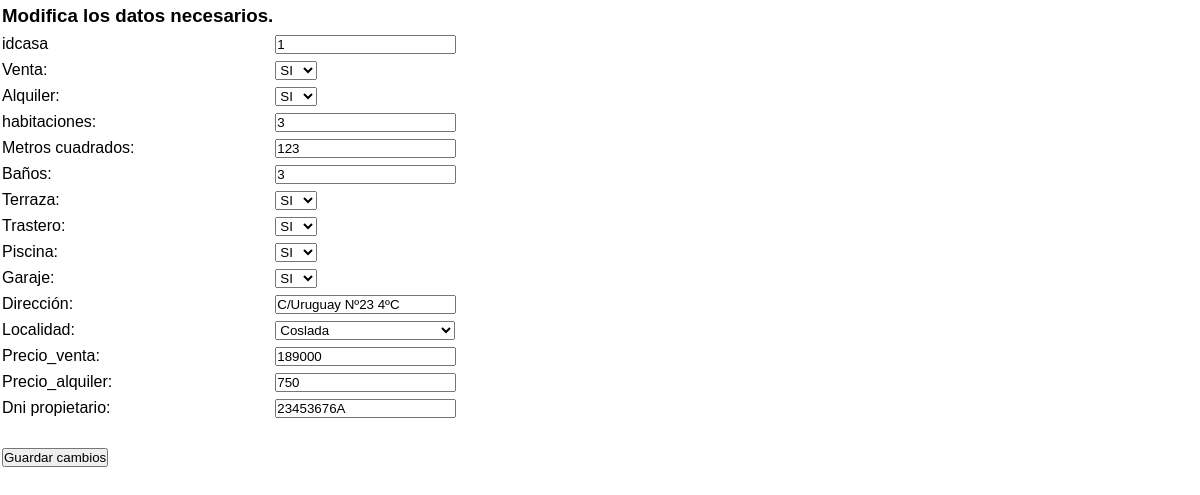
Page /inmuebles/modificar_inmueble.php?idcasa=1 on the earlier database version.
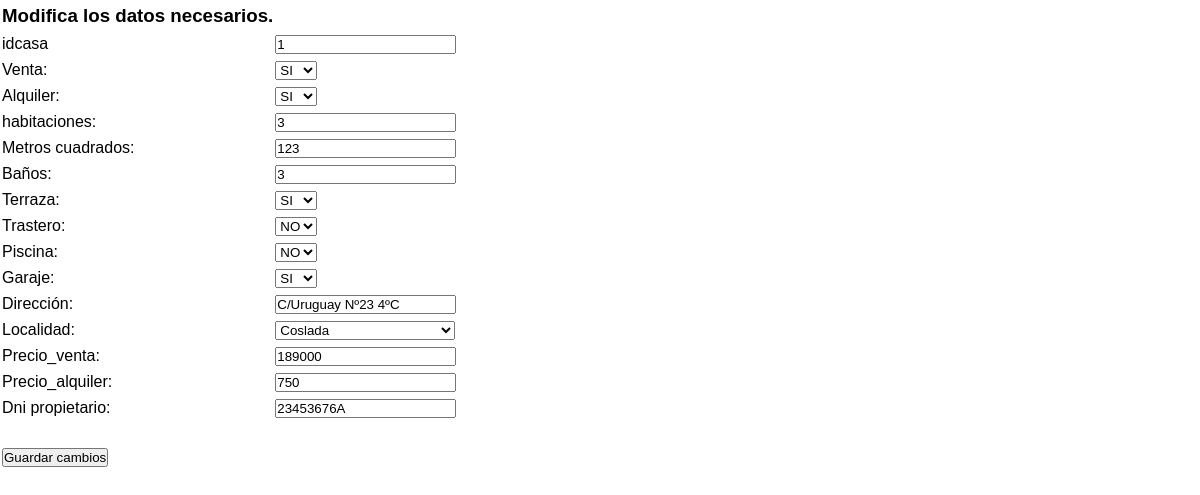
Same page on the later database version.
### tables this page shows
CREATE TABLE `inmuebles` (
  `idcasa` int(3) NOT NULL,
  `idlocalidad` int(3) NOT NULL,
  `dni_propietario` varchar(9) NOT NULL,
  `venta` char(1) NOT NULL,
  `alquiler` char(1) NOT NULL,
  `habitaciones` varchar(2) NOT NULL,
  `m2` varchar(4) NOT NULL,
  `banios` varchar(2) NOT NULL,
  `terraza` char(1) NOT NULL,
  `trastero` char(1) NOT NULL,
  `piscina` char(1) NOT NULL,
  `garaje` char(1) NOT NULL,
  `direccion` varchar(50) NOT NULL,
  `precio_venta` int(8) NOT NULL,
  `precio_alquiler` int(4) NOT NULL
);

### inmuebles/modificar_inmueble.php (the view, shortened to what this page needs)
<!DOCTYPE html PUBLIC "-//W3C//DTD XHTML 1.0 Transitional//EN" "http://www.w3.org/TR/xhtml1/DTD/xhtml1-transitional.dtd">
<html xmlns="http://www.w3.org/1999/xhtml">
<head>
<link rel=stylesheet href="style.css" type="text/css">
</head>
</html>
<?php
	$conexion = mysqli_connect('localhost','root','','inmobiliaria')
	or die('No se pudo conectar: ' . mysqli_error());
	$sql_inmueble = "select * from inmuebles where idcasa='".$_GET['idcasa']."'";
	$resp_sql = mysqli_query($conexion,$sql_inmueble);
	$i=0;
	while($datos=mysqli_fetch_row($resp_sql)){
		foreach($datos as $valor){
			$datos[$i]=$valor;
			$i++;
			if ($i==3){break;}
		}
		$inmueble=$datos;
	}
?>
<html>
<table cellpadding="6" >
	<form action="actualizar_inmueble.php" method="POST">
	<div class="flotados1">
		<table cellpadding="5">
			<tr>
			<td><h3>Modifica los datos necesarios.</h3></td>
			</tr>
			<tr>
				<td><label for="idcasa"> idcasa </label></td>
				<td><input type="text" id="idcasa" name="idcasa" value="<?php echo $inmueble[0] ?>" readonly/></td>
			</tr>
			<tr>
				<td><label for="venta"> Venta:  </label></td>
				<td><select name="venta">
<?php
if($inmueble[3]==0){
echo "<option value=0 selected>NO</option>";
echo "<option value=1 >SI</option>";
}
else{
 echo "<option value=1 selected>SI</option>";
 }
?>
			</tr>
						<tr>
				<td><label for="alquiler"> Alquiler:  </label></td>
				<td><select name="alquiler">
<?php
if($inmueble[4]==0){
echo "<option value=0 selected>NO</option>";
echo "<option value=1 >SI</option>";
}
else{
 echo "<option value=1 selected>SI</option>";
 }
?>
			</tr>
			<tr>
				<td><label for="habitaciones"> habitaciones: </label></td>
				<td><input type="text" id="habitaciones" placeholder="Escribe habitaciones" name="habitaciones" value="<?php echo $inmueble[5] ?>" /></td>
			</tr>
			<tr>
				<td><label for="m2"> Metros cuadrados: </label></td>
				<td><input type="text" id="m2" placeholder="Escribe m2" name="m2" value="<?php echo $inmueble[6] ?>" /></td>
			</tr>
			<tr>
				<td><label for="banios"> Baños: </label></td>
				<td><input type="text" id="bagnos" placeholder="Escribe bagnos" name="banios" value="<?php echo $inmueble[7] ?>" /></td>
			</tr>
			<tr>
				<td><label for="terraza"> Terraza:  </label></td>
				<td><select name="terraza">
<?php
if($inmueble[8]==0){
echo "<option value=0 selected>NO</option>";
echo "<option value=1 >SI</option>";
}
else{
 echo "<option value=1 selected>SI</option>";
 }
?>
			</tr>
						<tr>
				<td><label for="trastero"> Trastero:  </label></td>
				<td><select name="trastero">
<?php
if($inmueble[9]==0){
echo "<option value=0 selected>NO</option>";
}
else{
 echo "<option value=1 selected>SI</option>";
 }
?>
			</tr>
						<tr>
				<td><label for="piscina"> Piscina:  </label></td>
				<td><select name="piscina">
<?php
if($inmueble[10]==0){
echo "<option value=0 selected>NO</option>";
}
else{
 echo "<option value=1 selected>SI</option>";
 }
?>
			</tr>
						<tr>
				<td><label for="garaje"> Garaje:  </label></td>
				<td><select name="garaje">
<?php
if($inmueble[11]==0){
echo "<option value=0 selected>NO</option>";
echo "<option value=1 >SI</option>";
}
else{
 echo "<option value=1 selected>SI</option>";
 }
?>
			</tr>
			<tr>
				<td><label for="direccion"> Dirección: </label></td>
				<td><input type="text" id="direccion" placeholder="Escribe direccion" name="direccion" value="<?php echo $inmueble[12] ?>" /></td>
			</tr>
			<tr>
				<td><label for="idlocalidad"> Localidad: </label></td>
				<td><select name="idlocalidad">
<?php
$consulta1="SELECT localidad from localidades where idlocalidad=".$inmueble[1];
$resultado1=mysqli_query($conexion,$consulta1);
while ($idloc=mysqli_fetch_array($resultado1)){
echo"<option value='".$inmueble[1]."' selected>".$idloc[0]."</option>";
}
?>  </td>
			</tr>
			<tr>
				<td><label for="precio_venta"> Precio_venta: </label></td>
				<td><input type="text" id="precio_venta" placeholder="Escribe precio_venta" name="precio_venta" value="<?php echo $inmueble[13] ?>" /></td>
			</tr>
			<tr>
				<td><label for="precio_alquiler"> Precio_alquiler: </label></td>
				<td><input type="text" id="precio_alquiler" placeholder="Escribe precio_alquiler" name="precio_alquiler" value="<?php echo $inmueble[14] ?>" /></td>
			</tr>
			<tr>
				<td><label for="dnipropietario"> Dni propietario: </label></td>
				<td><input type="text" id="dnipropietario" placeholder="Escribe dnipropietario" name="dnipropietario" value="<?php echo $inmueble[2] ?>" /></td>
			</tr>
		</table>
	</div>
	<div class="flotados3">
		<table cellpadding="5">
			<tr>
				<td ><br><input type="submit" id="boton" value="Guardar cambios" name="boton"/></td>
			</tr>
		</table>
	</div>
</form>
</table>
</html>

Differences in the rows shown:
changed inmuebles "SI": trastero "SI" → "NO"; piscina "SI" → "NO"
